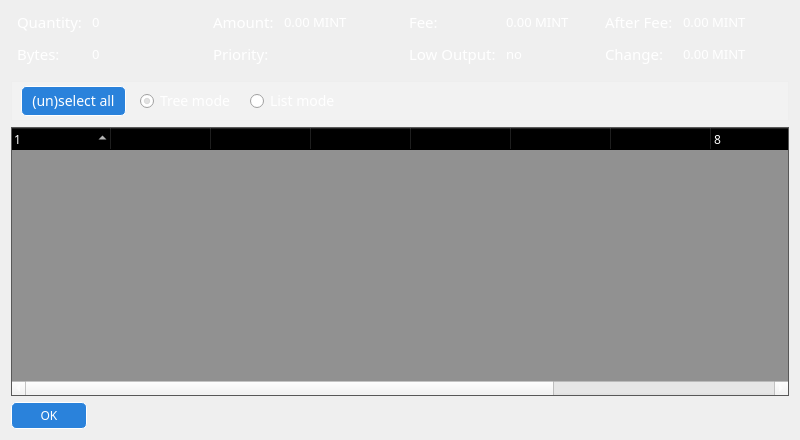
<?xml version="1.0" encoding="UTF-8"?>
<ui version="4.0">
 <class>CoinControlDialog</class>
 <widget class="QDialog" name="CoinControlDialog">
  <property name="geometry">
   <rect>
    <x>0</x>
    <y>0</y>
    <width>800</width>
    <height>440</height>
   </rect>
  </property>
  <property name="sizePolicy">
   <sizepolicy hsizetype="Fixed" vsizetype="Fixed">
    <horstretch>0</horstretch>
    <verstretch>0</verstretch>
   </sizepolicy>
  </property>
  <property name="windowTitle">
   <string>Coin Control</string>
  </property>
  <property name="styleSheet">
   <string notr="true">background: url(:/images/ccontrol);font-family:impact;color:white</string>
  </property>
  <layout class="QVBoxLayout" name="verticalLayout">
   <item>
    <layout class="QHBoxLayout" name="horizontalLayoutTop" stretch="0,0,0,0">
     <property name="topMargin">
      <number>0</number>
     </property>
     <property name="bottomMargin">
      <number>10</number>
     </property>
     <item>
      <layout class="QFormLayout" name="formLayoutCoinControl1">
       <property name="horizontalSpacing">
        <number>10</number>
       </property>
       <property name="verticalSpacing">
        <number>10</number>
       </property>
       <property name="leftMargin">
        <number>6</number>
       </property>
       <property name="rightMargin">
        <number>6</number>
       </property>
       <item row="0" column="0">
        <widget class="QLabel" name="labelCoinControlQuantityText">
         <property name="font">
          <font>
           <family>impact</family>
           <pointsize>11</pointsize>
           <weight>50</weight>
           <bold>false</bold>
          </font>
         </property>
         <property name="styleSheet">
          <string notr="true">background:none;</string>
         </property>
         <property name="text">
          <string>Quantity:</string>
         </property>
        </widget>
       </item>
       <item row="0" column="1">
        <widget class="QLabel" name="labelCoinControlQuantity">
         <property name="font">
          <font>
           <family>impact</family>
           <pointsize>10</pointsize>
          </font>
         </property>
         <property name="cursor">
          <cursorShape>IBeamCursor</cursorShape>
         </property>
         <property name="contextMenuPolicy">
          <enum>Qt::ActionsContextMenu</enum>
         </property>
         <property name="styleSheet">
          <string notr="true">background:none;</string>
         </property>
         <property name="text">
          <string>0</string>
         </property>
         <property name="textInteractionFlags">
          <set>Qt::LinksAccessibleByMouse|Qt::TextSelectableByKeyboard|Qt::TextSelectableByMouse</set>
         </property>
        </widget>
       </item>
       <item row="1" column="0">
        <widget class="QLabel" name="labelCoinControlBytesText">
         <property name="font">
          <font>
           <family>impact</family>
           <pointsize>11</pointsize>
           <weight>50</weight>
           <bold>false</bold>
          </font>
         </property>
         <property name="styleSheet">
          <string notr="true">background:none;</string>
         </property>
         <property name="text">
          <string>Bytes:</string>
         </property>
        </widget>
       </item>
       <item row="1" column="1">
        <widget class="QLabel" name="labelCoinControlBytes">
         <property name="font">
          <font>
           <family>impact</family>
           <pointsize>10</pointsize>
          </font>
         </property>
         <property name="cursor">
          <cursorShape>IBeamCursor</cursorShape>
         </property>
         <property name="contextMenuPolicy">
          <enum>Qt::ActionsContextMenu</enum>
         </property>
         <property name="styleSheet">
          <string notr="true">background:rgba(0,0,0,0) !important;</string>
         </property>
         <property name="text">
          <string>0</string>
         </property>
         <property name="textInteractionFlags">
          <set>Qt::LinksAccessibleByMouse|Qt::TextSelectableByKeyboard|Qt::TextSelectableByMouse</set>
         </property>
        </widget>
       </item>
      </layout>
     </item>
     <item>
      <layout class="QFormLayout" name="formLayoutCoinControl2">
       <property name="horizontalSpacing">
        <number>10</number>
       </property>
       <property name="verticalSpacing">
        <number>10</number>
       </property>
       <property name="leftMargin">
        <number>6</number>
       </property>
       <property name="rightMargin">
        <number>6</number>
       </property>
       <item row="0" column="0">
        <widget class="QLabel" name="labelCoinControlAmountText">
         <property name="font">
          <font>
           <family>impact</family>
           <pointsize>11</pointsize>
           <weight>50</weight>
           <bold>false</bold>
          </font>
         </property>
         <property name="styleSheet">
          <string notr="true">background:none;</string>
         </property>
         <property name="text">
          <string>Amount:</string>
         </property>
        </widget>
       </item>
       <item row="0" column="1">
        <widget class="QLabel" name="labelCoinControlAmount">
         <property name="font">
          <font>
           <family>impact</family>
           <pointsize>10</pointsize>
          </font>
         </property>
         <property name="cursor">
          <cursorShape>IBeamCursor</cursorShape>
         </property>
         <property name="contextMenuPolicy">
          <enum>Qt::ActionsContextMenu</enum>
         </property>
         <property name="styleSheet">
          <string notr="true">background:none;</string>
         </property>
         <property name="text">
          <string>0.00 MINT</string>
         </property>
         <property name="textInteractionFlags">
          <set>Qt::LinksAccessibleByMouse|Qt::TextSelectableByKeyboard|Qt::TextSelectableByMouse</set>
         </property>
        </widget>
       </item>
       <item row="1" column="0">
        <widget class="QLabel" name="labelCoinControlPriorityText">
         <property name="font">
          <font>
           <family>impact</family>
           <pointsize>11</pointsize>
           <weight>50</weight>
           <bold>false</bold>
          </font>
         </property>
         <property name="styleSheet">
          <string notr="true">background:none;</string>
         </property>
         <property name="text">
          <string>Priority:</string>
         </property>
        </widget>
       </item>
       <item row="1" column="1">
        <widget class="QLabel" name="labelCoinControlPriority">
         <property name="font">
          <font>
           <family>impact</family>
           <pointsize>10</pointsize>
          </font>
         </property>
         <property name="cursor">
          <cursorShape>IBeamCursor</cursorShape>
         </property>
         <property name="contextMenuPolicy">
          <enum>Qt::ActionsContextMenu</enum>
         </property>
         <property name="styleSheet">
          <string notr="true">background:none;</string>
         </property>
         <property name="text">
          <string/>
         </property>
         <property name="textInteractionFlags">
          <set>Qt::LinksAccessibleByMouse|Qt::TextSelectableByKeyboard|Qt::TextSelectableByMouse</set>
         </property>
        </widget>
       </item>
      </layout>
     </item>
     <item>
      <layout class="QFormLayout" name="formLayoutCoinControl3">
       <property name="horizontalSpacing">
        <number>10</number>
       </property>
       <property name="verticalSpacing">
        <number>10</number>
       </property>
       <property name="leftMargin">
        <number>6</number>
       </property>
       <property name="rightMargin">
        <number>6</number>
       </property>
       <item row="0" column="0">
        <widget class="QLabel" name="labelCoinControlFeeText">
         <property name="font">
          <font>
           <family>impact</family>
           <pointsize>11</pointsize>
           <weight>50</weight>
           <bold>false</bold>
          </font>
         </property>
         <property name="styleSheet">
          <string notr="true">background:none;</string>
         </property>
         <property name="text">
          <string>Fee:</string>
         </property>
        </widget>
       </item>
       <item row="0" column="1">
        <widget class="QLabel" name="labelCoinControlFee">
         <property name="font">
          <font>
           <family>impact</family>
           <pointsize>10</pointsize>
          </font>
         </property>
         <property name="cursor">
          <cursorShape>IBeamCursor</cursorShape>
         </property>
         <property name="contextMenuPolicy">
          <enum>Qt::ActionsContextMenu</enum>
         </property>
         <property name="styleSheet">
          <string notr="true">background:none;</string>
         </property>
         <property name="text">
          <string>0.00 MINT</string>
         </property>
         <property name="textInteractionFlags">
          <set>Qt::LinksAccessibleByMouse|Qt::TextSelectableByKeyboard|Qt::TextSelectableByMouse</set>
         </property>
        </widget>
       </item>
       <item row="1" column="0">
        <widget class="QLabel" name="labelCoinControlLowOutputText">
         <property name="enabled">
          <bool>false</bool>
         </property>
         <property name="font">
          <font>
           <family>impact</family>
           <pointsize>11</pointsize>
           <weight>50</weight>
           <bold>false</bold>
          </font>
         </property>
         <property name="styleSheet">
          <string notr="true">background:none;</string>
         </property>
         <property name="text">
          <string>Low Output:</string>
         </property>
        </widget>
       </item>
       <item row="1" column="1">
        <widget class="QLabel" name="labelCoinControlLowOutput">
         <property name="enabled">
          <bool>false</bool>
         </property>
         <property name="font">
          <font>
           <family>impact</family>
           <pointsize>10</pointsize>
          </font>
         </property>
         <property name="cursor">
          <cursorShape>IBeamCursor</cursorShape>
         </property>
         <property name="contextMenuPolicy">
          <enum>Qt::ActionsContextMenu</enum>
         </property>
         <property name="styleSheet">
          <string notr="true">background:none;</string>
         </property>
         <property name="text">
          <string>no</string>
         </property>
         <property name="textInteractionFlags">
          <set>Qt::LinksAccessibleByMouse|Qt::TextSelectableByKeyboard|Qt::TextSelectableByMouse</set>
         </property>
        </widget>
       </item>
      </layout>
     </item>
     <item>
      <layout class="QFormLayout" name="formLayoutCoinControl4">
       <property name="horizontalSpacing">
        <number>10</number>
       </property>
       <property name="verticalSpacing">
        <number>10</number>
       </property>
       <property name="leftMargin">
        <number>6</number>
       </property>
       <property name="rightMargin">
        <number>6</number>
       </property>
       <item row="0" column="0">
        <widget class="QLabel" name="labelCoinControlAfterFeeText">
         <property name="font">
          <font>
           <family>impact</family>
           <pointsize>11</pointsize>
           <weight>50</weight>
           <bold>false</bold>
          </font>
         </property>
         <property name="styleSheet">
          <string notr="true">background:none;</string>
         </property>
         <property name="text">
          <string>After Fee:</string>
         </property>
        </widget>
       </item>
       <item row="0" column="1">
        <widget class="QLabel" name="labelCoinControlAfterFee">
         <property name="font">
          <font>
           <family>impact</family>
           <pointsize>10</pointsize>
          </font>
         </property>
         <property name="cursor">
          <cursorShape>IBeamCursor</cursorShape>
         </property>
         <property name="contextMenuPolicy">
          <enum>Qt::ActionsContextMenu</enum>
         </property>
         <property name="styleSheet">
          <string notr="true">background:none;</string>
         </property>
         <property name="text">
          <string>0.00 MINT</string>
         </property>
         <property name="textInteractionFlags">
          <set>Qt::LinksAccessibleByMouse|Qt::TextSelectableByKeyboard|Qt::TextSelectableByMouse</set>
         </property>
        </widget>
       </item>
       <item row="1" column="0">
        <widget class="QLabel" name="labelCoinControlChangeText">
         <property name="enabled">
          <bool>false</bool>
         </property>
         <property name="font">
          <font>
           <family>impact</family>
           <pointsize>11</pointsize>
           <weight>50</weight>
           <bold>false</bold>
          </font>
         </property>
         <property name="styleSheet">
          <string notr="true">background:none;</string>
         </property>
         <property name="text">
          <string>Change:</string>
         </property>
        </widget>
       </item>
       <item row="1" column="1">
        <widget class="QLabel" name="labelCoinControlChange">
         <property name="enabled">
          <bool>false</bool>
         </property>
         <property name="font">
          <font>
           <family>impact</family>
           <pointsize>10</pointsize>
          </font>
         </property>
         <property name="cursor">
          <cursorShape>IBeamCursor</cursorShape>
         </property>
         <property name="contextMenuPolicy">
          <enum>Qt::ActionsContextMenu</enum>
         </property>
         <property name="styleSheet">
          <string notr="true">background:none;</string>
         </property>
         <property name="text">
          <string>0.00 MINT</string>
         </property>
         <property name="textInteractionFlags">
          <set>Qt::LinksAccessibleByMouse|Qt::TextSelectableByKeyboard|Qt::TextSelectableByMouse</set>
         </property>
        </widget>
       </item>
      </layout>
     </item>
    </layout>
   </item>
   <item>
    <widget class="QFrame" name="frame">
     <property name="minimumSize">
      <size>
       <width>0</width>
       <height>40</height>
      </size>
     </property>
     <property name="font">
      <font>
       <family>impact</family>
       <pointsize>-1</pointsize>
      </font>
     </property>
     <property name="styleSheet">
      <string notr="true">background: rgba(255,255,255,25);color:white;font-family:impact;font-size:14px;</string>
     </property>
     <property name="frameShape">
      <enum>QFrame::StyledPanel</enum>
     </property>
     <property name="frameShadow">
      <enum>QFrame::Sunken</enum>
     </property>
     <widget class="QWidget" name="horizontalLayoutWidget">
      <property name="geometry">
       <rect>
        <x>0</x>
        <y>0</y>
        <width>781</width>
        <height>41</height>
       </rect>
      </property>
      <layout class="QHBoxLayout" name="horizontalLayoutPanel" stretch="0,0,0,0">
       <property name="spacing">
        <number>14</number>
       </property>
       <item>
        <widget class="QPushButton" name="pushButtonSelectAll">
         <property name="sizePolicy">
          <sizepolicy hsizetype="Maximum" vsizetype="Fixed">
           <horstretch>0</horstretch>
           <verstretch>0</verstretch>
          </sizepolicy>
         </property>
         <property name="styleSheet">
          <string notr="true">background: #2a82db; color: white; border-radius: 5px; padding:4px 10px;border:1px solid white;margin-left:10px;</string>
         </property>
         <property name="text">
          <string>(un)select all</string>
         </property>
        </widget>
       </item>
       <item>
        <widget class="QRadioButton" name="radioTreeMode">
         <property name="sizePolicy">
          <sizepolicy hsizetype="Maximum" vsizetype="Fixed">
           <horstretch>0</horstretch>
           <verstretch>0</verstretch>
          </sizepolicy>
         </property>
         <property name="styleSheet">
          <string notr="true">background:none;</string>
         </property>
         <property name="text">
          <string>Tree mode</string>
         </property>
         <property name="checked">
          <bool>true</bool>
         </property>
        </widget>
       </item>
       <item>
        <widget class="QRadioButton" name="radioListMode">
         <property name="sizePolicy">
          <sizepolicy hsizetype="Maximum" vsizetype="Fixed">
           <horstretch>0</horstretch>
           <verstretch>0</verstretch>
          </sizepolicy>
         </property>
         <property name="styleSheet">
          <string notr="true">background:none;</string>
         </property>
         <property name="text">
          <string>List mode</string>
         </property>
        </widget>
       </item>
       <item>
        <spacer name="horizontalSpacer">
         <property name="orientation">
          <enum>Qt::Horizontal</enum>
         </property>
         <property name="sizeHint" stdset="0">
          <size>
           <width>40</width>
           <height>20</height>
          </size>
         </property>
        </spacer>
       </item>
      </layout>
     </widget>
    </widget>
   </item>
   <item>
    <widget class="CoinControlTreeWidget" name="treeWidget">
     <property name="contextMenuPolicy">
      <enum>Qt::CustomContextMenu</enum>
     </property>
     <property name="styleSheet">
      <string notr="true">background: rgba(0,0,0,100) !important;</string>
     </property>
     <property name="frameShape">
      <enum>QFrame::StyledPanel</enum>
     </property>
     <property name="frameShadow">
      <enum>QFrame::Sunken</enum>
     </property>
     <property name="midLineWidth">
      <number>0</number>
     </property>
     <property name="alternatingRowColors">
      <bool>false</bool>
     </property>
     <property name="selectionBehavior">
      <enum>QAbstractItemView::SelectRows</enum>
     </property>
     <property name="sortingEnabled">
      <bool>false</bool>
     </property>
     <property name="columnCount">
      <number>11</number>
     </property>
     <attribute name="headerShowSortIndicator" stdset="0">
      <bool>true</bool>
     </attribute>
     <attribute name="headerStretchLastSection">
      <bool>false</bool>
     </attribute>
     <column>
      <property name="text">
       <string/>
      </property>
      <property name="font">
       <font>
        <family>Impact</family>
       </font>
      </property>
      <property name="background">
       <color alpha="50">
        <red>0</red>
        <green>0</green>
        <blue>0</blue>
       </color>
      </property>
     </column>
     <column>
      <property name="text">
       <string> Amount</string>
      </property>
      <property name="font">
       <font>
        <family>Impact</family>
        <pointsize>10</pointsize>
        <weight>50</weight>
        <bold>false</bold>
       </font>
      </property>
      <property name="background">
       <color alpha="50">
        <red>0</red>
        <green>0</green>
        <blue>0</blue>
       </color>
      </property>
      <property name="foreground">
       <brush brushstyle="SolidPattern">
        <color alpha="255">
         <red>0</red>
         <green>0</green>
         <blue>0</blue>
        </color>
       </brush>
      </property>
     </column>
     <column>
      <property name="text">
       <string> Label</string>
      </property>
      <property name="font">
       <font>
        <family>Impact</family>
        <pointsize>10</pointsize>
       </font>
      </property>
      <property name="foreground">
       <brush brushstyle="SolidPattern">
        <color alpha="255">
         <red>0</red>
         <green>0</green>
         <blue>0</blue>
        </color>
       </brush>
      </property>
     </column>
     <column>
      <property name="text">
       <string> Address</string>
      </property>
      <property name="font">
       <font>
        <family>Impact</family>
        <pointsize>10</pointsize>
       </font>
      </property>
      <property name="foreground">
       <brush brushstyle="SolidPattern">
        <color alpha="255">
         <red>0</red>
         <green>0</green>
         <blue>0</blue>
        </color>
       </brush>
      </property>
     </column>
     <column>
      <property name="text">
       <string> Date</string>
      </property>
      <property name="font">
       <font>
        <family>Impact</family>
        <pointsize>10</pointsize>
        <weight>50</weight>
        <bold>false</bold>
       </font>
      </property>
      <property name="foreground">
       <brush brushstyle="SolidPattern">
        <color alpha="255">
         <red>0</red>
         <green>0</green>
         <blue>0</blue>
        </color>
       </brush>
      </property>
     </column>
     <column>
      <property name="text">
       <string> Confirmations</string>
      </property>
      <property name="toolTip">
       <string>Confirmed</string>
      </property>
      <property name="font">
       <font>
        <family>Impact</family>
        <pointsize>10</pointsize>
        <weight>50</weight>
        <bold>false</bold>
       </font>
      </property>
      <property name="foreground">
       <brush brushstyle="SolidPattern">
        <color alpha="255">
         <red>0</red>
         <green>0</green>
         <blue>0</blue>
        </color>
       </brush>
      </property>
     </column>
     <column>
      <property name="text">
       <string> Priority</string>
      </property>
      <property name="font">
       <font>
        <family>Impact</family>
        <pointsize>10</pointsize>
       </font>
      </property>
      <property name="foreground">
       <brush brushstyle="SolidPattern">
        <color alpha="255">
         <red>0</red>
         <green>0</green>
         <blue>0</blue>
        </color>
       </brush>
      </property>
     </column>
     <column>
      <property name="text">
       <string/>
      </property>
     </column>
     <column>
      <property name="text">
       <string/>
      </property>
     </column>
     <column>
      <property name="text">
       <string/>
      </property>
     </column>
     <column>
      <property name="text">
       <string/>
      </property>
     </column>
    </widget>
   </item>
   <item>
    <widget class="QDialogButtonBox" name="buttonBox">
     <property name="sizePolicy">
      <sizepolicy hsizetype="Maximum" vsizetype="Fixed">
       <horstretch>0</horstretch>
       <verstretch>0</verstretch>
      </sizepolicy>
     </property>
     <property name="font">
      <font>
       <family>impact</family>
      </font>
     </property>
     <property name="styleSheet">
      <string notr="true">background: #2a82db; color: white; border-radius: 5px; padding:4px 28px;border:1px solid white;</string>
     </property>
     <property name="orientation">
      <enum>Qt::Horizontal</enum>
     </property>
     <property name="standardButtons">
      <set>QDialogButtonBox::Ok</set>
     </property>
    </widget>
   </item>
  </layout>
 </widget>
 <customwidgets>
  <customwidget>
   <class>CoinControlTreeWidget</class>
   <extends>QTreeWidget</extends>
   <header>coincontroltreewidget.h</header>
  </customwidget>
 </customwidgets>
 <resources/>
 <connections/>
</ui>
